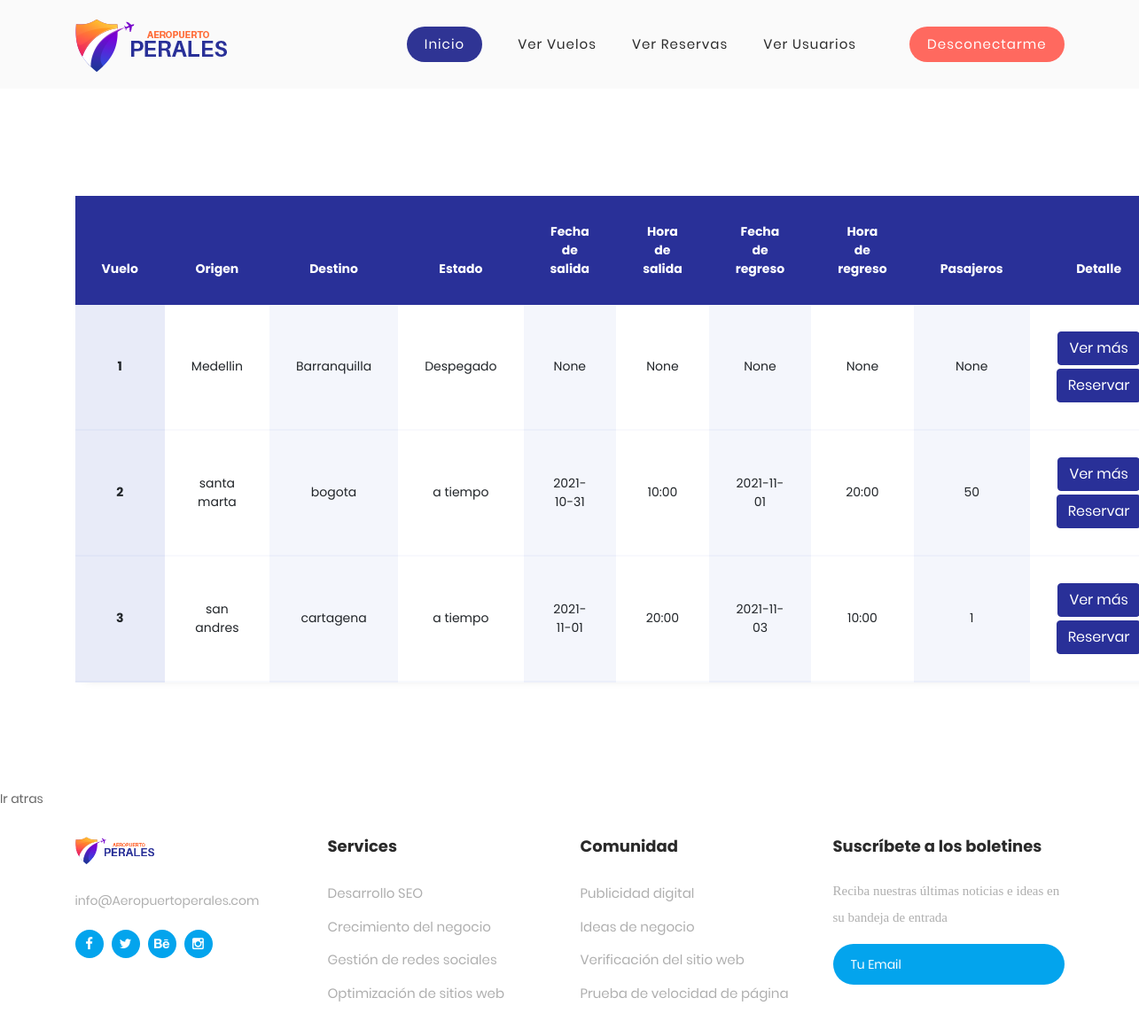
The app's page /flights (signed in) with its own data.
### tables this page shows
CREATE TABLE vuelos (id_de_vuelo INTEGER NOT NULL PRIMARY KEY, id_avion INTEGER NOT NULL, id_piloto INTEGER REFERENCES pilotos (id_piloto) NOT NULL, capacidad INTEGER NOT NULL, origen VARCHAR NOT NULL, destino VARCHAR NOT NULL, estado_de_vuelo VARCHAR NOT NULL, fecha_salida DATE, hora_salida TIME, fecha_regreso DATE, hora_regreso TIME, pasajeros INTEGER);

### app.py (the view)
@app.route('/flights', methods=('GET', 'POST'))
@login_required
def view_flights():
    db = get_db()
    flights = db.execute('SELECT * FROM vuelos').fetchall()
    return render_template("flights.html", flights=flights)

### app.py (called while the page is built)
def login_required(view):
    @functools.wraps(view)
    def wrapped_view(**kwargs):
        if g.user is None:
            return redirect(url_for('login'))
        return view(**kwargs)
    return wrapped_view

@app.before_request
def load_logged_in_user():
    user_id = session.get('user_id')
    if user_id is None:
        g.user = None
    else:
        db = get_db()
        g.user = db.execute('SELECT * FROM usuarios WHERE id_usuario = ?', (user_id,)).fetchone()

### db.py (called while the page is built)
def get_db():
    try:
        if 'db' not in g:
            g.db = sqlite3.connect('database.db')
        return g.db
    except Error:
        print(Error)

### templates/flights.html (shortened to what this page needs)
{% extends "base.html" %}
{% block content %}
    <section class="ftco-section">
		<div class="container">
			<div class="row">
				<div class="col-md-12">
					{% if error %}
						{{ error }}
					{% else %}
						<div class="table-wrap">
							<h4 class="text-center mb-4">Vuelos</h4>
							<table class="table">
							<thead class="thead-primary">
							  <tr>
								<th>Vuelo</th>
								<th>Origen</th>
								<th>Destino</th>
								<th>Estado</th>
								<th>Fecha de salida</th>
								<th>Hora de salida</th>
								<th>Fecha de regreso</th>
								<th>Hora de regreso</th>
								<th>Pasajeros</th>
								<th>Detalle</th>
							  </tr>
							</thead>
							<tbody>
							{% for flight in flights %}
							  <tr>
								<th scope="row" class="scope" >{{ flight[0] }}</th>
								<td>{{ flight[4] }}</td>
								<td>{{ flight[5] }}</td>
								<td>{{ flight[6] }}</td>
								<td>{{ flight[7] }}</td>
								<td>{{ flight[8] }}</td>
								<td>{{ flight[9] }}</td>
								<td>{{ flight[10] }}</td>
								<td>{{ flight[11] }}</td>
								<td><a href={{ url_for('view_flight', id_de_vuelo=flight[0]) }} class="btn btn-primary">Ver más</a>
									<a href={{ url_for('book_flight', id_de_vuelo=flight[0]) }} class="btn btn-primary" style="margin-top: 4px;">Reservar</a></td>
							  </tr>
							{% endfor %}
							</tbody>
						  </table>
						</div>
					{% endif %}
				</div>
			</div>
		</div>
	</section>
	<ul class="nav">
              <li class="scroll-to-section"><a href="{{ url_for('search_flights') }}" class="active">Ir atras</a></li>
	</ul>
{% endblock %}

### static/css/main.css (style rules this page uses)
* { margin: 0px; padding: 0px; box-sizing: border-box; }
body, html { height: 100%; font-family: Poppins-Regular, sans-serif; }
a { font-family: Poppins-Regular; font-size: 14px; line-height: 1.7; color: #666666; margin: 0px; transition: all 0.4s; -webkit-transition: all 0.4s; -o-transition: all 0.4s; -moz-transition: all 0.4s; }
h1,h2,h3,h4,h5,h6 { margin: 0px; }
ul, li { margin: 0px; list-style-type: none; }
* { -webkit-box-sizing: border-box; -moz-box-sizing: border-box; box-sizing: border-box; }
body { font-family: Poppins-Regular; font-size: 15px; margin: 0; color: #fff; }
p, h1, h2, h3, h4, h5, h6, ul { margin: 0; }
ul { padding-left: 0; margin-bottom: 0; }
a { text-decoration: none; }

### static/css/template_aeropuerto_perales.css (style rules this page uses)
html, body, div, span, applet, object, iframe, h1, h2, h3, h4, h5, h6, p, blockquote, div pre, a, abbr, acronym, address, big, cite, code, del, dfn, em, font, img, ins, kbd, q, s, samp, small, strike, strong, sub, sup, tt, var, b, u, i, center, dl, dt, dd, ol, ul, li, figure, header, nav, section, article, aside, footer, figcaption { margin: 0; padding: 0; border: 0; outline: 0; }
ul, li { padding: 0; margin: 0; list-style: none; }
header, nav, section, article, aside, footer, hgroup { display: block; }
* { box-sizing: border-box; }
html, body { font-family: 'Poppins', sans-serif; font-weight: 400; background-color: #fff; -ms-text-size-adjust: 100%; -webkit-font-smoothing: antialiased; -moz-osx-font-smoothing: grayscale; }
a { text-decoration: none !important; }
h1, h2, h3, h4, h5, h6 { margin-top: 0px; margin-bottom: 0px; }
ul { margin-bottom: 0px; }
html, body { background: #fff; font-family: 'Poppins', sans-serif; }
.table-wrap { overflow-x: none; margin: 120px 0; }
.table { min-width: 1000px !important; width: 100%; background: #fff; -webkit-box-shadow: 0px 5px 12px -12px rgba(0, 0, 0, 0.29); -moz-box-shadow: 0px 5px 12px -12px rgba(0, 0, 0, 0.29); box-shadow: 0px 5px 12px -12px rgba(0, 0, 0, 0.29); text-align: center; }
.table thead.thead-primary { background: #293098; }
.table thead th { border: none; padding: 30px; font-size: 14px; color: #fff; }
.table tbody tr { margin-bottom: 10px; }
.table tbody th, .table tbody td { border: none; padding: 30px; font-size: 14px; background: #fff; vertical-align: middle; border-bottom: 2px solid #f8f9fd; }
.table tbody th.scope { background: #e8ebf8; border-bottom: 2px solid #e0e5f6; }
@media (min-width: 768px) { .table tbody td:nth-child(odd) { background: #f4f6fc; border-bottom: 2px solid #eceffa; } }
* { padding: 0; margin: 0; box-sizing: border-box; font-family: 'Poppins', sans-serif }

### records on screen
vuelos: id_de_vuelo "1", origen "Medellin", destino "Barranquilla", estado_de_vuelo "Despegado", flight "None"
vuelos: id_de_vuelo "2", origen "santa marta", destino "bogota", estado_de_vuelo "a tiempo", fecha_salida "2021-10-31", hora_salida "10:00", fecha_regreso "2021-11-01", hora_regreso "20:00", pasajeros "50"
vuelos: id_de_vuelo "3", origen "san andres", destino "cartagena", estado_de_vuelo "a tiempo", fecha_salida "2021-11-01", hora_salida "20:00", fecha_regreso "2021-11-03", hora_regreso "10:00", pasajeros "1"
